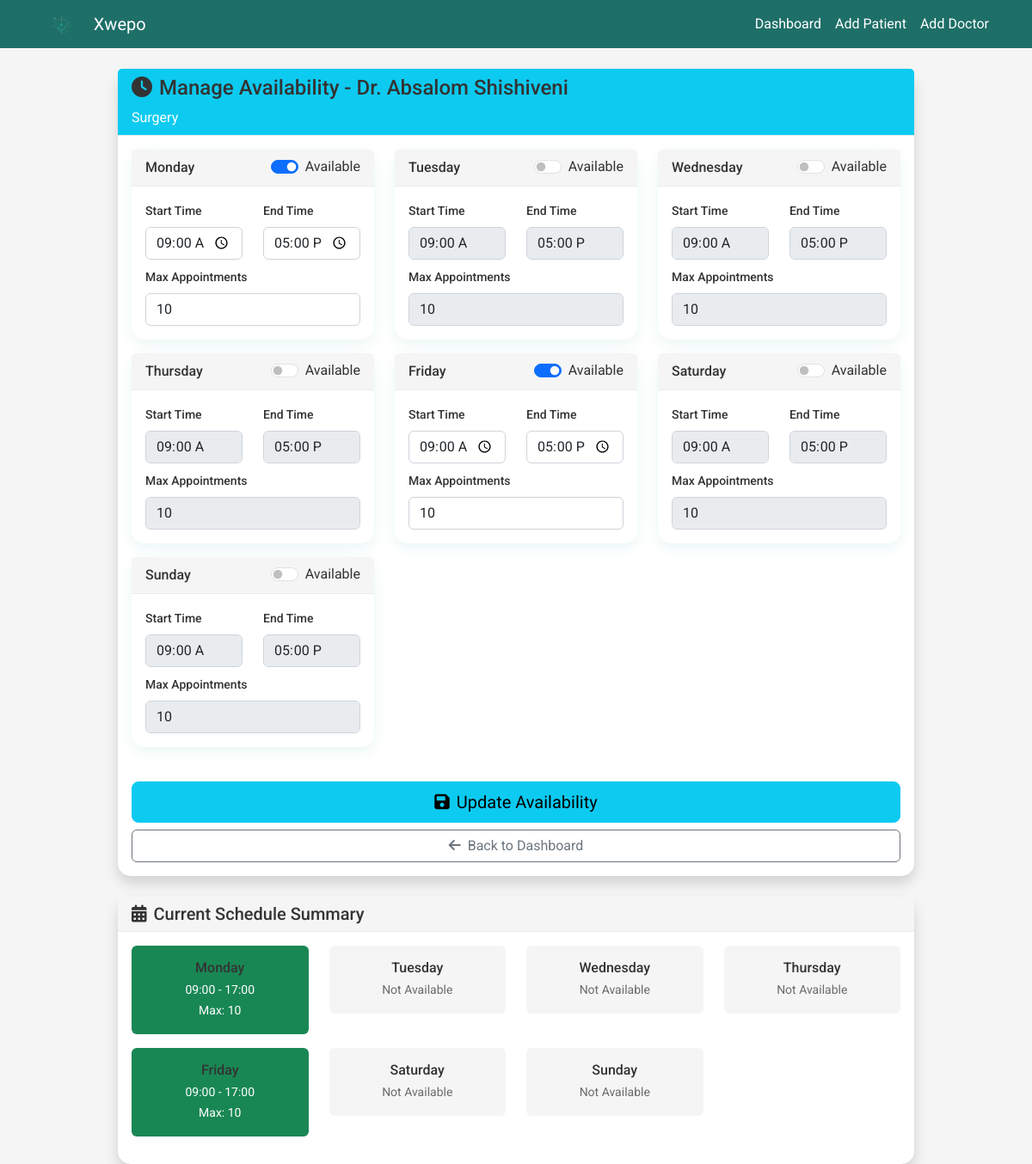
Page /manage_availability/1 (signed in) on the committed database.
### models.py (models this page shows)
class Doctor(db.Model):
    id = db.Column(db.Integer, primary_key=True)
    name = db.Column(db.String(100), nullable=False)
    specialization = db.Column(db.String(50))
    license_number = db.Column(db.String(50), unique=True)
    contact_number = db.Column(db.String(20))
    email = db.Column(db.String(120))
    experience_years = db.Column(db.Integer)
    education = db.Column(db.Text)
    created_at = db.Column(db.DateTime, default=datetime.now)
    appointments = db.relationship('Appointment', backref='doctor', lazy=True, cascade='all, delete-orphan')
    availabilities = db.relationship('DoctorAvailability', backref='doctor', lazy=True, cascade='all, delete-orphan')
    prescriptions = db.relationship('Prescription', backref='doctor', lazy=True, cascade='all, delete-orphan')
    medical_records = db.relationship('MedicalRecord', backref='doctor', lazy=True, cascade='all, delete-orphan')

class DoctorAvailability(db.Model):
    id = db.Column(db.Integer, primary_key=True)
    doctor_id = db.Column(db.Integer, db.ForeignKey('doctor.id'), nullable=False)
    day_of_week = db.Column(db.Integer)  # 0=Monday, 1=Tuesday, etc.
    start_time = db.Column(db.String(10))
    end_time = db.Column(db.String(10))  # Fixed: Changed from Integer to String
    is_available = db.Column(db.Boolean, default=True)
    max_appointments = db.Column(db.Integer, default=10)

### app.py (the view, shortened to what this page needs)
@app.route('/manage_availability/<int:doctor_id>', methods=['GET', 'POST'])
@login_required
def manage_availability(doctor_id):
    if current_user.role not in ['admin', 'doctor']:
        flash('Access denied. Doctor or admin privileges required.', 'error')
        return redirect(url_for('index'))
    if current_user.role == 'doctor':
        pass
    doctor = Doctor.query.get_or_404(doctor_id)
    availability = DoctorAvailability.query.filter_by(doctor_id=doctor_id).all()
    availability_dict = {a.day_of_week: a for a in availability}
    return render_template('manage_availability.html', doctor=doctor, availability=availability_dict)

### app.py (called while the page is built)
@login_manager.user_loader
def load_user(user_id):
    return User.query.get(int(user_id))

### templates/manage_availability.html (shortened to what this page needs)
<!DOCTYPE html>
<html lang="en">
<head>
    <link href="https://cdn.jsdelivr.net/npm/bootstrap@5.3.0/dist/css/bootstrap.min.css" rel="stylesheet" onerror="this.onerror=null;this.href='{{ url_for('static', filename='libs/bootstrap/bootstrap.min.css') }}'">
    <link href="{{ url_for('static', filename='libs/fontawesome/css/all.min.css') }}" rel="stylesheet">
    <link href="{{ url_for('static', filename='css/color-scheme.css') }}" rel="stylesheet">
    <link href="{{ url_for('static', filename='css/color-scheme.css') }}" rel="stylesheet">
</head>
<body style="background-color: var(--light-gray);">
    <nav class="navbar navbar-expand-lg navbar-dark" style="background-color: var(--primary-teal-dark);">
        <div class="container">
            <a class="navbar-brand d-flex align-items-center" href="{{ url_for('index') }}">
                <img src="{{ url_for('static', filename='images/xwepo_logo.png') }}" alt="Xwepo" class="me-2" style="height: 30px;">
                <span>Xwepo</span>
            </a>
            <div class="navbar-nav ms-auto">
                <a class="nav-link" href="{{ url_for('index') }}">Dashboard</a>
                <a class="nav-link" href="{{ url_for('add_patient') }}">Add Patient</a>
                <a class="nav-link" href="{{ url_for('add_doctor') }}">Add Doctor</a>
            </div>
        </div>
    </nav>
    <div class="container mt-4">
        <div class="row justify-content-center">
            <div class="col-lg-10">
                <div class="card shadow">
                    <div class="card-header bg-info text-white">
                        <h4 class="mb-0">
                            <i class="fas fa-clock me-2"></i>Manage Availability - {{ doctor.name }}
                        </h4>
                        <p class="mb-0 mt-2">{{ doctor.specialization }}</p>
                    </div>
                    <div class="card-body">
                        <form method="POST" action="{{ url_for('manage_availability', doctor_id=doctor.id) }}">
                            <div class="row">
                                {% set days = ['Monday', 'Tuesday', 'Wednesday', 'Thursday', 'Friday', 'Saturday', 'Sunday'] %}
                                {% for day_num in range(7) %}
                                <div class="col-md-6 col-lg-4 mb-3">
                                    <div class="card availability-card {% if day_num in availability %}available{% endif %}">
                                        <div class="card-header d-flex justify-content-between align-items-center">
                                            <h6 class="mb-0">{{ days[day_num] }}</h6>
                                            <div class="form-check form-switch">
                                                <input class="form-check-input" type="checkbox" id="available_{{ day_num }}"
                                                       name="available_{{ day_num }}"
                                                       {% if day_num in availability %}checked{% endif %}>
                                                <label class="form-check-label" for="available_{{ day_num }}">
                                                    Available
                                                </label>
                                            </div>
                                        </div>
                                        <div class="card-body">
                                            <div class="row">
                                                <div class="col-6">
                                                    <label class="form-label small">Start Time</label>
                                                    <input type="time" class="form-control time-input"
                                                           name="start_time_{{ day_num }}"
                                                           value="{{ availability[day_num].start_time if day_num in availability else '09:00' }}">
                                                </div>
                                                <div class="col-6">
                                                    <label class="form-label small">End Time</label>
                                                    <input type="time" class="form-control time-input"
                                                           name="end_time_{{ day_num }}"
                                                           value="{{ availability[day_num].end_time if day_num in availability else '17:00' }}">
                                                </div>
                                            </div>
                                            <div class="mt-2">
                                                <label class="form-label small">Max Appointments</label>
                                                <input type="number" class="form-control time-input"
                                                       name="max_appointments_{{ day_num }}"
                                                       value="{{ availability[day_num].max_appointments if day_num in availability else 10 }}"
                                                       min="1" max="50">
                                            </div>
                                        </div>
                                    </div>
                                </div>
                                {% endfor %}
                            </div>
                            <div class="d-grid gap-2 mt-4">
                                <button type="submit" class="btn btn-info btn-lg">
                                    <i class="fas fa-save me-2"></i>Update Availability
                                </button>
                                <a href="{{ url_for('index') }}" class="btn btn-outline-secondary">
                                    <i class="fas fa-arrow-left me-2"></i>Back to Dashboard
                                </a>
                            </div>
                        </form>
                    </div>
                </div>
                <div class="card mt-4 shadow">
                    <div class="card-header bg-light">
                        <h5 class="mb-0"><i class="fas fa-calendar-alt me-2"></i>Current Schedule Summary</h5>
                    </div>
                    <div class="card-body">
                        <div class="row">
                            {% for day_num in range(7) %}
                            <div class="col-md-6 col-lg-3 mb-3">
                                <div class="text-center p-3 {% if day_num in availability %}bg-success text-white{% else %}bg-light{% endif %} rounded">
                                    <h6 class="mb-1">{{ days[day_num] }}</h6>
                                    {% if day_num in availability %}
                                        <small>{{ availability[day_num].start_time }} - {{ availability[day_num].end_time }}</small><br>
                                        <small>Max: {{ availability[day_num].max_appointments }}</small>
                                    {% else %}
                                        <small class="text-muted">Not Available</small>
                                    {% endif %}
                                </div>
                            </div>
                            {% endfor %}
                        </div>
                    </div>
                </div>
            </div>
        </div>
    </div>
</body>
</html>

### static/css/color-scheme.css (style rules this page uses)
:root { --primary-teal: #2CA69A; --primary-teal-dark: #1E6F68; --primary-teal-light: #A8D5D0; --white: #FFFFFF; --light-gray: #F5F5F5; --medium-gray: #6B6B6B; --dark-gray: #333333; --accent-blue: #007BFF; --accent-green: #28A745; --accent-orange: #FD7E14; --accent-red: #DC3545; --font-family: 'Roboto', sans-serif; }
body { font-family: var(--font-family); color: var(--dark-gray); background-color: var(--white); }
h1, h2, h3, h4, h5, h6 { color: var(--dark-gray); font-weight: 500; }
.navbar-brand, .navbar-nav .nav-link { color: var(--dark-gray); }
.navbar-dark .navbar-brand, .navbar-dark .navbar-nav .nav-link { color: var(--white); }
.card { border: none; box-shadow: 0 2px 4px rgba(0,0,0,0.1); background-color: var(--white); }
.card-header { background-color: var(--light-gray); border-bottom: 1px solid #e9ecef; color: var(--dark-gray); }
.form-control { border: 1px solid #ced4da; border-radius: 0.375rem; }
.form-label { color: var(--dark-gray); font-weight: 500; }
a { color: var(--primary-teal); }
.text-muted { color: var(--medium-gray) !important; }
.bg-light { background-color: var(--light-gray) !important; }

### templates/manage_availability.html (style rules this page uses)
.card { border-radius: 15px; border: none; box-shadow: 0 5px 15px rgba(44, 166, 154, 0.1); background: var(--white); }

### rows in the picture
Doctor: name "Dr. Absalom Shishiveni", specialization "Surgery"
DoctorAvailability: start_time "09:00", end_time "17:00", max_appointments "10", start_time "09:00", end_time "17:00", max_appointments "10"
DoctorAvailability: start_time "09:00", end_time "17:00", max_appointments "10", start_time "09:00", end_time "17:00", max_appointments "10"

### other values in the picture
{{ days[day_num] }} "Monday" "Tuesday" "Wednesday" "Thursday" "Friday" "Saturday" "Sunday"
